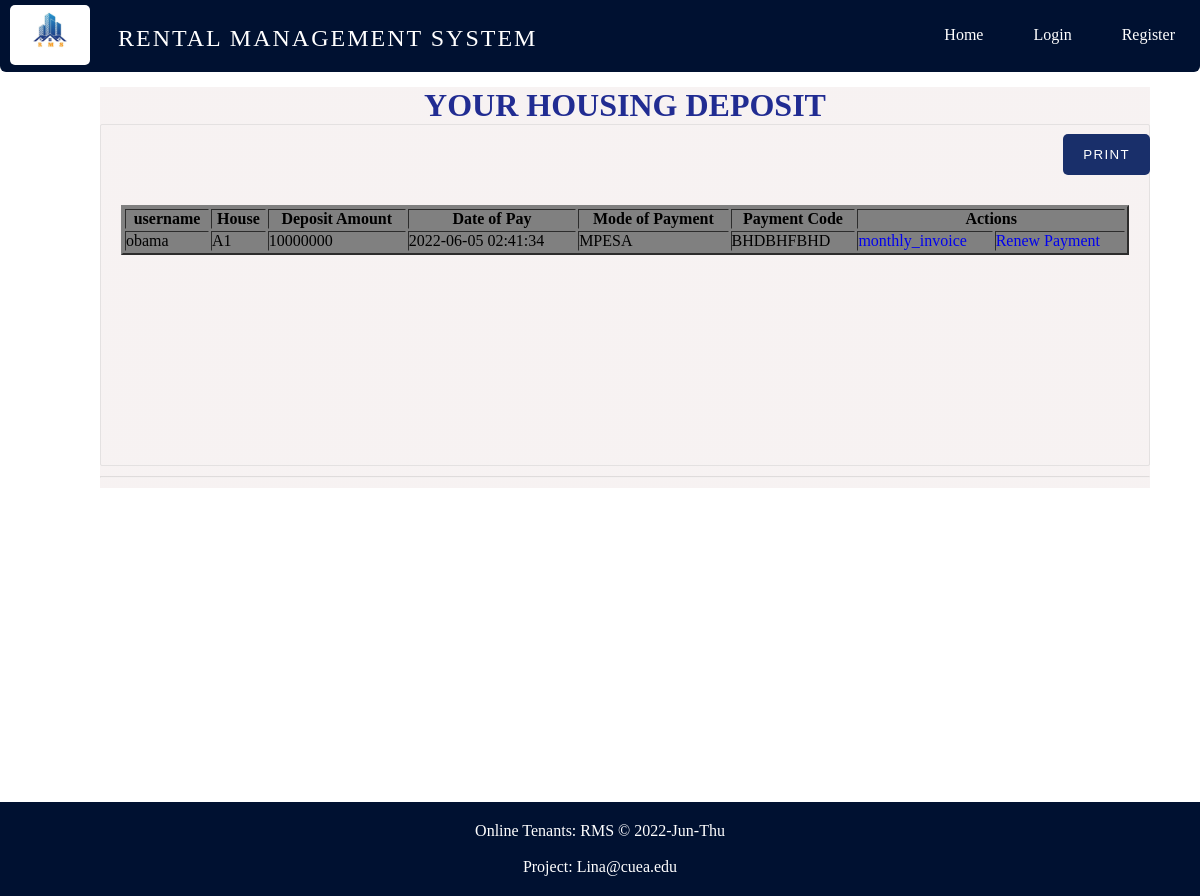
/tenant_invoice.php?user_id=17, run on the app's committed database.
### tables this page shows
CREATE TABLE `house_deposit_tenant` (
  `dep_id` int(11) NOT NULL,
  `user_id` int(11) DEFAULT NULL,
  `house_slug` varchar(200) NOT NULL,
  `deposit_amount` double NOT NULL,
  `mode_of_pay` varchar(200) NOT NULL,
  `pay_code` varchar(200) DEFAULT NULL,
  `created_at` datetime DEFAULT current_timestamp()
);

CREATE TABLE `users` (
  `id` int(11) NOT NULL,
  `fullname` varchar(255) NOT NULL,
  `username` varchar(255) NOT NULL,
  `mobile` varchar(255) NOT NULL,
  `email` varchar(255) NOT NULL,
  `role` enum('manager','landlord','tenant') DEFAULT NULL,
  `password` varchar(255) NOT NULL,
  `created_at` datetime DEFAULT current_timestamp(),
  `updated_at` datetime DEFAULT NULL
);

### includes/public_functions.php (called while the page is built, shortened)
<?php
function getTenant($id){
	global $conn;
	$tenant_id = $_GET['user_id'];
	$sql = "SELECT * FROM house_deposit_tenant JOIN users ON house_deposit_tenant.user_id=users.id WHERE user_id='$tenant_id'";
	$result = mysqli_query($conn, $sql);
	$tenant = mysqli_fetch_assoc($result);
	return $tenant;
}
?>

### tenant_invoice.php (the view, shortened to what this page needs)
<?php  include('config.php'); ?>
<?php  include('includes/public_functions.php'); ?>
<?php
	if (isset($_GET['user_id'])) {
		$tenant = getTenant($_GET['user_id']);
	}
?>
<?php include('includes/head_section.php'); ?>
</head>
<body>
<div class="container">
		<?php include( ROOT_PATH . '/includes/navbar.php'); ?>
	<div class="content" >
		<div class="house-post-wrapper" style="width: 100%;">
			<h1 style="text-align: center;">YOUR HOUSING DEPOSIT</h1>
			<button class="btn" style="margin-bottom: 30px; float: right;" onClick="window.print()">PRINT</button>
			<div class="full-house-post-div">
			<table class="table-dashboard table-striped" width="100%" id="mytable" border="2" style="background-color: grey; color: #000; margin: 0 auto;">
                    <thead>
                        <th>username</th>
                        <th>House</th>
                        <th>Deposit Amount</th>
                        <th>Date of Pay</th>
                        <th>Mode of Payment</th>
                        <th>Payment Code</th>
						<th colspan="2">Actions</th>
                    </thead>
                    <tbody>
                        <td><?php echo $tenant['username']; ?></td>
                        <td><?php echo strtoupper($tenant['house_slug']) ?> </td>
                        <td><?php echo $tenant['deposit_amount']; ?></td>
                        <td><?php echo $tenant['created_at']; ?></td>
                        <td><?php echo $tenant['mode_of_pay']; ?></td>
                        <td><?php echo $tenant['pay_code']; ?></td>
						<td><a href="monthly_payments_invoice.php?user_id=<?php echo $tenant['user_id']?>&house_slug=<?php echo $tenant['house_slug']; ?>">monthly_invoice</a></td>
						<td><a href="rent_payment.php?user_id=<?php echo $tenant['user_id']?>&house_slug=<?php echo $tenant['house_slug']; ?>">Renew Payment</a></td>
                    </tbody>
                </table>
			</div>
			<hr>
		</div>
	</div>
</div>
<?php include( ROOT_PATH . '/includes/footer.php'); ?>

### static/css/public_styling.css (style rules this page uses)
* { margin: 0px; padding: 0px; }
html { height: 100%; box-sizing: border-box; }
body { position: relative; margin: 0; padding-bottom: 6rem; min-height: 100%; }
h1, h2, h3, h4, h5, h6 { color: rgb(33, 44, 146); }
a { text-decoration: none; }
hr { margin: 10px 0px; opacity: .25; }
.btn { color: white; background: #192f6a; text-align: center; border: none; border-radius: 5px; display: block; letter-spacing: .1em; margin: 10px 0px; padding: 13px 20px; text-decoration: none; }
.container { width: 100%; margin: 0px auto; }
.content { margin: 5px auto; border-radius: 5px; min-height: 400px; padding: 10px; padding-left: 100px; padding-right: 50px; }
.content:after { content: ""; display: block; clear: both; }
.content .house-post-wrapper { width: 65%; float: left; min-height: 100px; background: linear-gradient(to top, rgba(245, 239, 239, 0.8)50%,rgba(245, 239, 239, 0.8)50%); }
.full-house-post-div { min-height: 300px; padding: 20px; border: 1px solid #e4e1e1; border-radius: 2px; }

### data on the page
house_deposit_tenant: user.username "obama", house_slug "A1", deposit_amount "10000000", user.created_at "2022-06-05 02:41:34", mode_of_pay "MPESA", pay_code "BHDBHFBHD"
